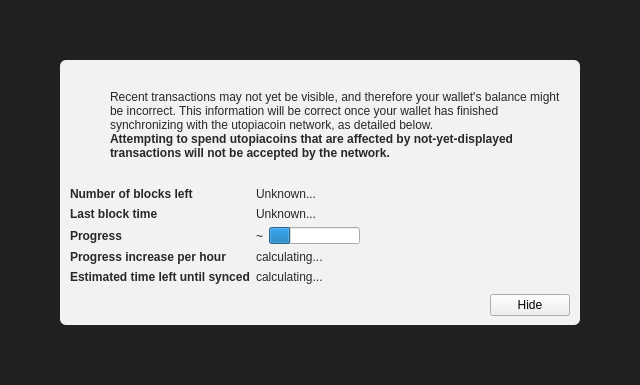
<?xml version="1.0" encoding="UTF-8"?>
<ui version="4.0">
 <class>ModalOverlay</class>
 <widget class="ModalOverlay" name="ModalOverlay">
  <property name="geometry">
   <rect>
    <x>0</x>
    <y>0</y>
    <width>640</width>
    <height>385</height>
   </rect>
  </property>
  <property name="windowTitle">
   <string>Form</string>
  </property>
  <layout class="QVBoxLayout" name="verticalLayout" stretch="0">
   <property name="sizeConstraint">
    <enum>QLayout::SetDefaultConstraint</enum>
   </property>
   <property name="leftMargin">
    <number>0</number>
   </property>
   <property name="topMargin">
    <number>0</number>
   </property>
   <property name="rightMargin">
    <number>0</number>
   </property>
   <property name="bottomMargin">
    <number>0</number>
   </property>
   <item>
    <widget class="QWidget" name="bgWidget" native="true">
     <property name="styleSheet">
      <string notr="true">#bgWidget { background: rgba(0,0,0,220); }</string>
     </property>
     <layout class="QVBoxLayout" name="verticalLayoutMain" stretch="1">
      <property name="leftMargin">
       <number>60</number>
      </property>
      <property name="topMargin">
       <number>60</number>
      </property>
      <property name="rightMargin">
       <number>60</number>
      </property>
      <property name="bottomMargin">
       <number>60</number>
      </property>
      <item>
       <widget class="QWidget" name="contentWidget" native="true">
        <property name="styleSheet">
         <string notr="true">#contentWidget { background: rgba(255,255,255,240); border-radius: 6px; }

QLabel { color: rgb(40,40,40);  }</string>
        </property>
        <layout class="QVBoxLayout" name="verticalLayoutSub" stretch="1,0,0,0">
         <property name="spacing">
          <number>0</number>
         </property>
         <property name="leftMargin">
          <number>10</number>
         </property>
         <property name="topMargin">
          <number>10</number>
         </property>
         <property name="rightMargin">
          <number>10</number>
         </property>
         <property name="bottomMargin">
          <number>10</number>
         </property>
         <item>
          <layout class="QHBoxLayout" name="horizontalLayoutIconText" stretch="0,1">
           <property name="topMargin">
            <number>20</number>
           </property>
           <item>
            <layout class="QVBoxLayout" name="verticalLayoutIcon">
             <property name="leftMargin">
              <number>0</number>
             </property>
             <item>
              <widget class="QPushButton" name="warningIcon">
               <property name="enabled">
                <bool>false</bool>
               </property>
               <property name="text">
                <string/>
               </property>
               <property name="icon">
                <iconset>
                 <normaloff>:/icons/warning</normaloff>
                 <disabledoff>:/icons/warning</disabledoff>:/icons/warning</iconset>
               </property>
               <property name="iconSize">
                <size>
                 <width>48</width>
                 <height>48</height>
                </size>
               </property>
               <property name="flat">
                <bool>true</bool>
               </property>
              </widget>
             </item>
             <item>
              <spacer name="verticalSpacerWarningIcon">
               <property name="orientation">
                <enum>Qt::Vertical</enum>
               </property>
               <property name="sizeHint" stdset="0">
                <size>
                 <width>20</width>
                 <height>40</height>
                </size>
               </property>
              </spacer>
             </item>
            </layout>
           </item>
           <item>
            <layout class="QVBoxLayout" name="verticalLayoutInfoText">
             <property name="leftMargin">
              <number>0</number>
             </property>
             <property name="topMargin">
              <number>0</number>
             </property>
             <item>
              <widget class="QLabel" name="infoText">
               <property name="text">
                <string>Recent transactions may not yet be visible, and therefore your wallet's balance might be incorrect. This information will be correct once your wallet has finished synchronizing with the utopiacoin network, as detailed below.</string>
               </property>
               <property name="textFormat">
                <enum>Qt::RichText</enum>
               </property>
               <property name="wordWrap">
                <bool>true</bool>
               </property>
              </widget>
             </item>
             <item>
              <widget class="QLabel" name="infoTextStrong">
               <property name="font">
                <font>
                 <weight>75</weight>
                 <bold>true</bold>
                </font>
               </property>
               <property name="text">
                <string>Attempting to spend utopiacoins that are affected by not-yet-displayed transactions will not be accepted by the network.</string>
               </property>
               <property name="textFormat">
                <enum>Qt::RichText</enum>
               </property>
               <property name="wordWrap">
                <bool>true</bool>
               </property>
              </widget>
             </item>
             <item>
              <spacer name="verticalSpacerInTextSpace">
               <property name="orientation">
                <enum>Qt::Vertical</enum>
               </property>
               <property name="sizeHint" stdset="0">
                <size>
                 <width>20</width>
                 <height>40</height>
                </size>
               </property>
              </spacer>
             </item>
            </layout>
           </item>
          </layout>
         </item>
         <item>
          <spacer name="verticalSpacerAfterText">
           <property name="orientation">
            <enum>Qt::Vertical</enum>
           </property>
           <property name="sizeHint" stdset="0">
            <size>
             <width>20</width>
             <height>40</height>
            </size>
           </property>
          </spacer>
         </item>
         <item>
          <layout class="QFormLayout" name="formLayout">
           <property name="fieldGrowthPolicy">
            <enum>QFormLayout::FieldsStayAtSizeHint</enum>
           </property>
           <property name="horizontalSpacing">
            <number>6</number>
           </property>
           <property name="verticalSpacing">
            <number>6</number>
           </property>
           <property name="topMargin">
            <number>10</number>
           </property>
           <item row="0" column="0">
            <widget class="QLabel" name="labelNumberOfBlocksLeft">
             <property name="font">
              <font>
               <weight>75</weight>
               <bold>true</bold>
              </font>
             </property>
             <property name="text">
              <string>Number of blocks left</string>
             </property>
            </widget>
           </item>
           <item row="0" column="1">
            <widget class="QLabel" name="numberOfBlocksLeft">
             <property name="text">
              <string>Unknown...</string>
             </property>
            </widget>
           </item>
           <item row="1" column="0">
            <widget class="QLabel" name="labelLastBlockTime">
             <property name="font">
              <font>
               <weight>75</weight>
               <bold>true</bold>
              </font>
             </property>
             <property name="text">
              <string>Last block time</string>
             </property>
            </widget>
           </item>
           <item row="1" column="1">
            <widget class="QLabel" name="newestBlockDate">
             <property name="sizePolicy">
              <sizepolicy hsizetype="Maximum" vsizetype="Preferred">
               <horstretch>0</horstretch>
               <verstretch>0</verstretch>
              </sizepolicy>
             </property>
             <property name="text">
              <string>Unknown...</string>
             </property>
            </widget>
           </item>
           <item row="2" column="0">
            <widget class="QLabel" name="labelSyncDone">
             <property name="font">
              <font>
               <weight>75</weight>
               <bold>true</bold>
              </font>
             </property>
             <property name="text">
              <string>Progress</string>
             </property>
            </widget>
           </item>
           <item row="2" column="1">
            <layout class="QHBoxLayout" name="horizontalLayoutSync" stretch="0,1">
             <item>
              <widget class="QLabel" name="percentageProgress">
               <property name="text">
                <string notr="true">~</string>
               </property>
              </widget>
             </item>
             <item>
              <widget class="QProgressBar" name="progressBar">
               <property name="value">
                <number>24</number>
               </property>
               <property name="format">
                <string/>
               </property>
              </widget>
             </item>
            </layout>
           </item>
           <item row="4" column="0">
            <widget class="QLabel" name="labelProgressIncrease">
             <property name="font">
              <font>
               <weight>75</weight>
               <bold>true</bold>
              </font>
             </property>
             <property name="text">
              <string>Progress increase per hour</string>
             </property>
            </widget>
           </item>
           <item row="4" column="1">
            <widget class="QLabel" name="progressIncreasePerH">
             <property name="text">
              <string>calculating...</string>
             </property>
            </widget>
           </item>
           <item row="5" column="0">
            <widget class="QLabel" name="labelEstimatedTimeLeft">
             <property name="font">
              <font>
               <weight>75</weight>
               <bold>true</bold>
              </font>
             </property>
             <property name="text">
              <string>Estimated time left until synced</string>
             </property>
            </widget>
           </item>
           <item row="5" column="1">
            <widget class="QLabel" name="expectedTimeLeft">
             <property name="text">
              <string>calculating...</string>
             </property>
            </widget>
           </item>
          </layout>
         </item>
         <item>
          <layout class="QHBoxLayout" name="horizontalLayoutButtons">
           <property name="leftMargin">
            <number>10</number>
           </property>
           <property name="topMargin">
            <number>10</number>
           </property>
           <item>
            <spacer name="horizontalSpacer">
             <property name="orientation">
              <enum>Qt::Horizontal</enum>
             </property>
             <property name="sizeHint" stdset="0">
              <size>
               <width>40</width>
               <height>20</height>
              </size>
             </property>
            </spacer>
           </item>
           <item>
            <widget class="QPushButton" name="closeButton">
             <property name="text">
              <string>Hide</string>
             </property>
            </widget>
           </item>
          </layout>
         </item>
        </layout>
       </widget>
      </item>
     </layout>
    </widget>
   </item>
  </layout>
 </widget>
 <customwidgets>
  <customwidget>
   <class>ModalOverlay</class>
   <extends>QWidget</extends>
   <header>qt/modaloverlay.h</header>
   <container>1</container>
  </customwidget>
 </customwidgets>
 <resources/>
 <connections/>
</ui>
